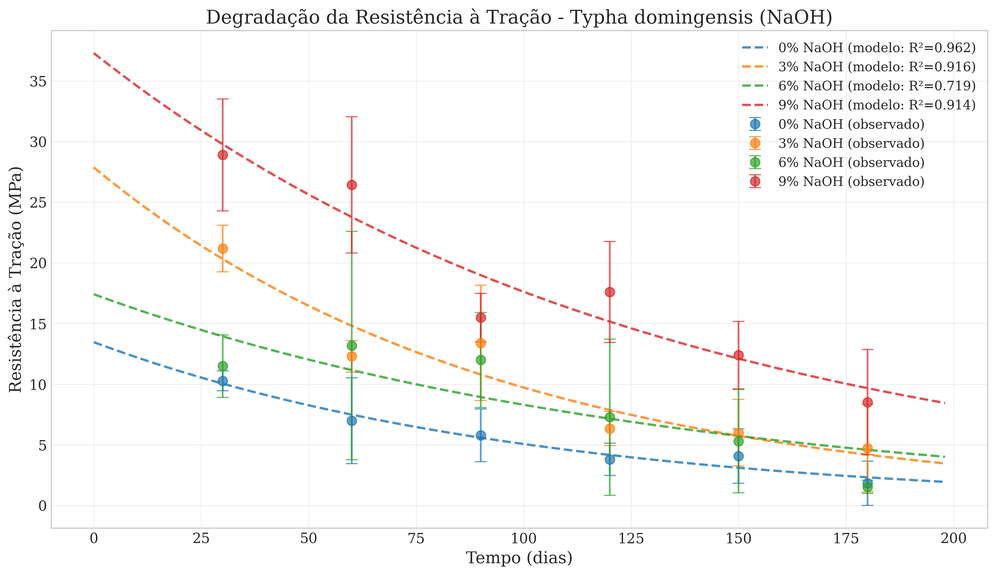
#> input picture 3-IMAGENS/degradacao_tracao_naoh.png, 996 x 575 px, shrunk from 3551 x 2050 before the run, found by its file name
$ python criar_figura5_paineis.py
#> lines starting #> are read from the running program, lines starting #| are printed output that depends on the picture
"""
Script para criar Figura 5 com painéis (a), (b) e (c)
Painel (a): degradacao_tracao_naoh.png
Painel (b): tracao_30dias_todos_tratamentos.png
Painel (c): tracao_90dias_todos_tratamentos.png
"""

import matplotlib.pyplot as plt
import matplotlib.image as mpimg
from pathlib import Path
import matplotlib.gridspec as gridspec

# Caminhos
base_path = Path(r"c:\Users\vidal\OneDrive\Documentos\13 - CLONEGIT\artigo-posdoc\1-ARTIGO_LC_K")
img_path = base_path / "3-IMAGENS"
plots_path = base_path / "2-DADOSLC" / "processed_data" / "plots"

# Carregar imagens
# Painel (a) está em 3-IMAGENS
img_a = mpimg.imread(img_path / "degradacao_tracao_naoh.png")
#> img_a is the input picture: shape (575, 996, 4) float32; mean R, G, B, A 0.978, 0.976, 0.974, 1
# Painéis (b) e (c) estão em processed_data/plots (gerados recentemente)
img_b = mpimg.imread(plots_path / "tracao_30dias_todos_tratamentos.png")
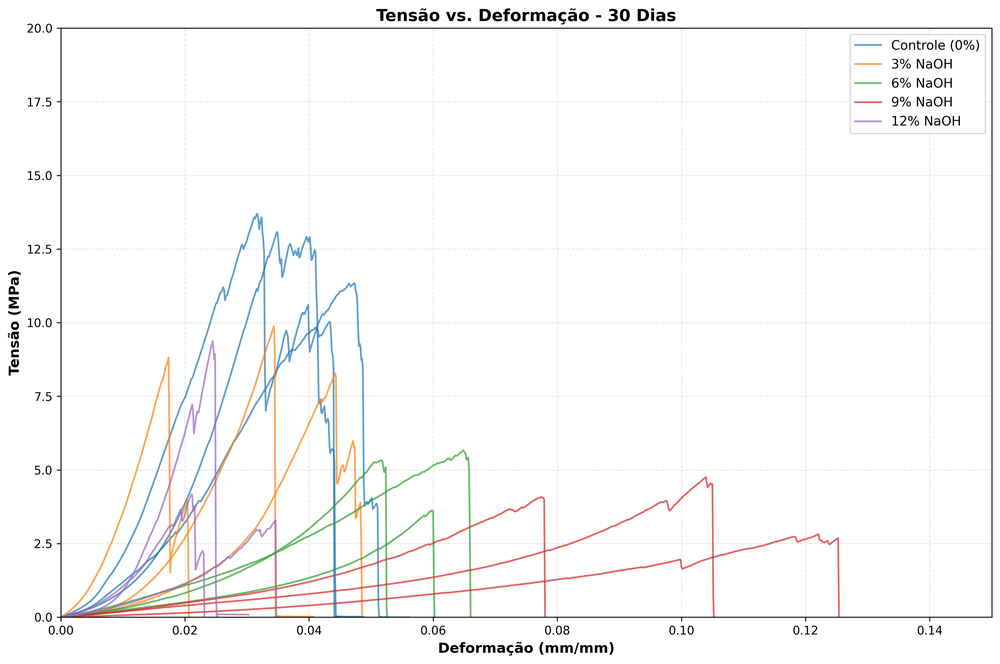
#> input picture 2-DADOSLC/processed_data/plots/tracao_30dias_todos_tratamentos.png, 1000 x 664 px, shrunk from 3564 x 2365 before the run, found by its file name
#> img_b is the input picture: shape (664, 1000, 4) float32; mean R, G, B, A 0.977, 0.975, 0.975, 1
img_c = mpimg.imread(plots_path / "tracao_90dias_todos_tratamentos.png")
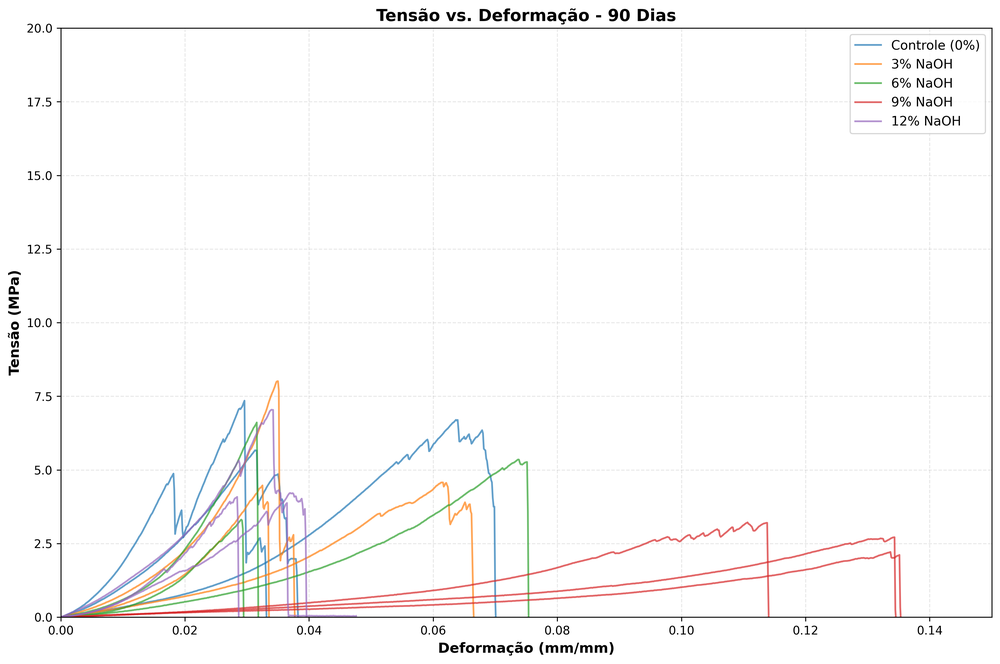
#> input picture 2-DADOSLC/processed_data/plots/tracao_90dias_todos_tratamentos.png, 1000 x 664 px, shrunk from 3564 x 2365 before the run, found by its file name
#> img_c is the input picture: shape (664, 1000, 4) float32; mean R, G, B, A 0.98, 0.977, 0.976, 1

# Criar figura com layout: (a) em cima, (b) e (c) embaixo
fig = plt.figure(figsize=(12, 10))
gs = gridspec.GridSpec(2, 2, height_ratios=[1, 1])

# Painel (a) - Ocupa toda a largura superior
ax0 = fig.add_subplot(gs[0, :])
ax0.imshow(img_a)
ax0.axis('off')
ax0.text(0.02, 0.95, '(a)', transform=ax0.transAxes,
         fontsize=16, fontweight='bold', va='top', ha='left',
         bbox=dict(boxstyle='round', facecolor='white', alpha=0.8))

# Painel (b) - Esquerda inferior
ax1 = fig.add_subplot(gs[1, 0])
ax1.imshow(img_b)
ax1.axis('off')
ax1.text(0.02, 0.95, '(b)', transform=ax1.transAxes,
         fontsize=16, fontweight='bold', va='top', ha='left',
         bbox=dict(boxstyle='round', facecolor='white', alpha=0.8))

# Painel (c) - Direita inferior
ax2 = fig.add_subplot(gs[1, 1])
ax2.imshow(img_c)
ax2.axis('off')
ax2.text(0.02, 0.95, '(c)', transform=ax2.transAxes,
         fontsize=16, fontweight='bold', va='top', ha='left',
         bbox=dict(boxstyle='round', facecolor='white', alpha=0.8))

# Ajustar espaçamento
plt.tight_layout()

# Salvar
output_path = img_path / "figura5_paineis_ab.png"
plt.savefig(output_path, dpi=300, bbox_inches='tight', facecolor='white')
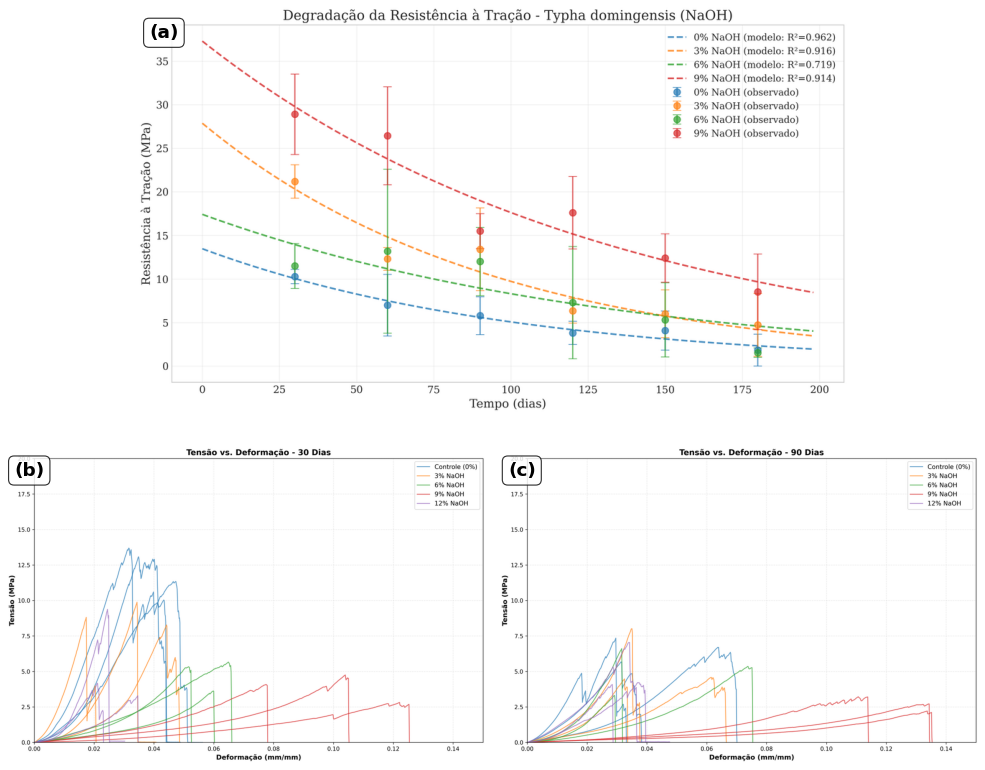
#> figure drawn by matplotlib, 3 panels
print(f"Figura salva em: {output_path}")

plt.close()
